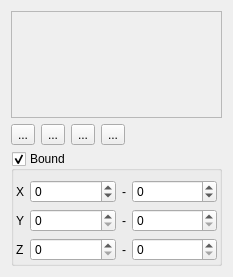
<?xml version="1.0" encoding="UTF-8"?>
<ui version="4.0">
 <class>Layers</class>
 <widget class="QWidget" name="Layers">
  <property name="geometry">
   <rect>
    <x>0</x>
    <y>0</y>
    <width>233</width>
    <height>277</height>
   </rect>
  </property>
  <property name="windowTitle">
   <string>Layers</string>
  </property>
  <layout class="QVBoxLayout" name="verticalLayout">
   <item>
    <widget class="QScrollArea" name="layer_area">
     <property name="widgetResizable">
      <bool>true</bool>
     </property>
     <widget class="QWidget" name="layer_stack">
      <property name="geometry">
       <rect>
        <x>0</x>
        <y>0</y>
        <width>213</width>
        <height>96</height>
       </rect>
      </property>
     </widget>
    </widget>
   </item>
   <item>
    <layout class="QHBoxLayout" name="horizontalLayout">
     <item>
      <widget class="QToolButton" name="btn_add_layer">
       <property name="text">
        <string>...</string>
       </property>
      </widget>
     </item>
     <item>
      <widget class="QToolButton" name="btn_move_up">
       <property name="text">
        <string>...</string>
       </property>
      </widget>
     </item>
     <item>
      <widget class="QToolButton" name="btn_move_down">
       <property name="text">
        <string>...</string>
       </property>
      </widget>
     </item>
     <item>
      <widget class="QToolButton" name="btn_delete">
       <property name="text">
        <string>...</string>
       </property>
      </widget>
     </item>
     <item>
      <spacer name="horizontalSpacer">
       <property name="orientation">
        <enum>Qt::Horizontal</enum>
       </property>
       <property name="sizeHint" stdset="0">
        <size>
         <width>40</width>
         <height>20</height>
        </size>
       </property>
      </spacer>
     </item>
    </layout>
   </item>
   <item>
    <widget class="QGroupBox" name="group_bound">
     <property name="title">
      <string>Bound</string>
     </property>
     <property name="flat">
      <bool>false</bool>
     </property>
     <property name="checkable">
      <bool>true</bool>
     </property>
     <property name="checked">
      <bool>true</bool>
     </property>
     <layout class="QGridLayout" name="gridLayout_3">
      <property name="leftMargin">
       <number>2</number>
      </property>
      <property name="rightMargin">
       <number>2</number>
      </property>
      <property name="bottomMargin">
       <number>2</number>
      </property>
      <item row="2" column="1">
       <widget class="QSpinBox" name="sb_min_z"/>
      </item>
      <item row="0" column="1">
       <widget class="QSpinBox" name="sb_min_x">
        <property name="sizePolicy">
         <sizepolicy hsizetype="MinimumExpanding" vsizetype="Fixed">
          <horstretch>0</horstretch>
          <verstretch>0</verstretch>
         </sizepolicy>
        </property>
        <property name="minimum">
         <number>-999999</number>
        </property>
        <property name="maximum">
         <number>999999</number>
        </property>
       </widget>
      </item>
      <item row="1" column="1">
       <widget class="QSpinBox" name="sb_min_y"/>
      </item>
      <item row="2" column="0">
       <widget class="QLabel" name="label_3">
        <property name="text">
         <string>Z</string>
        </property>
       </widget>
      </item>
      <item row="1" column="0">
       <widget class="QLabel" name="label_2">
        <property name="text">
         <string>Y</string>
        </property>
       </widget>
      </item>
      <item row="0" column="0">
       <widget class="QLabel" name="label">
        <property name="sizePolicy">
         <sizepolicy hsizetype="Preferred" vsizetype="Preferred">
          <horstretch>0</horstretch>
          <verstretch>0</verstretch>
         </sizepolicy>
        </property>
        <property name="text">
         <string>X</string>
        </property>
       </widget>
      </item>
      <item row="2" column="2">
       <widget class="QLabel" name="label_6">
        <property name="text">
         <string>-</string>
        </property>
       </widget>
      </item>
      <item row="1" column="2">
       <widget class="QLabel" name="label_5">
        <property name="text">
         <string>-</string>
        </property>
       </widget>
      </item>
      <item row="0" column="2">
       <widget class="QLabel" name="label_4">
        <property name="text">
         <string>-</string>
        </property>
       </widget>
      </item>
      <item row="0" column="3">
       <widget class="QSpinBox" name="sb_max_x">
        <property name="sizePolicy">
         <sizepolicy hsizetype="MinimumExpanding" vsizetype="Fixed">
          <horstretch>0</horstretch>
          <verstretch>0</verstretch>
         </sizepolicy>
        </property>
        <property name="minimum">
         <number>-999999</number>
        </property>
        <property name="maximum">
         <number>999999</number>
        </property>
       </widget>
      </item>
      <item row="1" column="3">
       <widget class="QSpinBox" name="sb_max_y"/>
      </item>
      <item row="2" column="3">
       <widget class="QSpinBox" name="sb_max_z"/>
      </item>
     </layout>
    </widget>
   </item>
  </layout>
  <action name="action_add_layer">
   <property name="icon">
    <iconset resource="../../resources.qrc">
     <normaloff>:/images/gfx/icons/document-new.svg</normaloff>:/images/gfx/icons/document-new.svg</iconset>
   </property>
   <property name="text">
    <string>Add Layer</string>
   </property>
  </action>
  <action name="action_delete_layer">
   <property name="text">
    <string>Delete Layer</string>
   </property>
  </action>
  <action name="action_layer_up">
   <property name="text">
    <string>Move Layer up</string>
   </property>
  </action>
  <action name="action_layer_down">
   <property name="text">
    <string>Move Layer down</string>
   </property>
  </action>
 </widget>
 <resources>
  <include location="../../resources.qrc"/>
 </resources>
 <connections/>
</ui>
